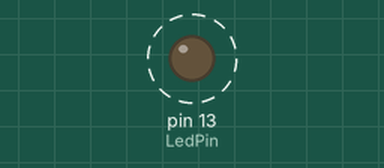
Recording of a sketch running on a simulated Arduino Uno, built with avr-gcc and run on an emulated ATmega328P. Parts: output pins drawn as LEDs (lit = HIGH). Dashed ring = blinking.

Above: at 0.5 s.
Timing chart, 0 to 3.0 s (numbered marks = the images above):
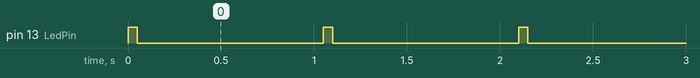

The sketch:

1_Knipperled.ino
```cpp
// Een knipperLed

const int LedPin = 13;

void setup() {
  pinMode(LedPin, OUTPUT);
}

void loop() {
  digitalWrite(LedPin, HIGH);
  delay(50);
  digitalWrite(LedPin, LOW);
  delay(1000);
}
```

Measured:
- by itself, pin 13 (LedPin): alternates HIGH for 0.05 s and LOW for 1.0 s
